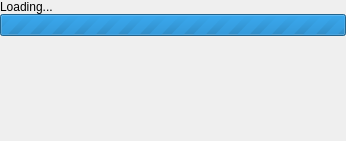
<?xml version="1.0" encoding="UTF-8"?>
<ui version="4.0">
 <class>LauncherDialog</class>
 <widget class="QDialog" name="LauncherDialog">
  <property name="geometry">
   <rect>
    <x>0</x>
    <y>0</y>
    <width>346</width>
    <height>141</height>
   </rect>
  </property>
  <property name="windowTitle">
   <string>Starting Payroll</string>
  </property>
  <layout class="QVBoxLayout" name="verticalLayout">
   <property name="spacing">
    <number>0</number>
   </property>
   <property name="margin">
    <number>0</number>
   </property>
   <item>
    <widget class="QLabel" name="label">
     <property name="styleSheet">
      <string notr="true">font: 16pt &quot;MS Shell Dlg 2&quot;;</string>
     </property>
     <property name="text">
      <string>Loading...</string>
     </property>
    </widget>
   </item>
   <item>
    <widget class="QProgressBar" name="progressBar">
     <property name="maximum">
      <number>0</number>
     </property>
     <property name="value">
      <number>-1</number>
     </property>
     <property name="textVisible">
      <bool>false</bool>
     </property>
    </widget>
   </item>
   <item>
    <spacer name="verticalSpacer">
     <property name="orientation">
      <enum>Qt::Vertical</enum>
     </property>
     <property name="sizeHint" stdset="0">
      <size>
       <width>20</width>
       <height>62</height>
      </size>
     </property>
    </spacer>
   </item>
  </layout>
 </widget>
 <layoutdefault spacing="6" margin="11"/>
 <resources/>
 <connections/>
</ui>
